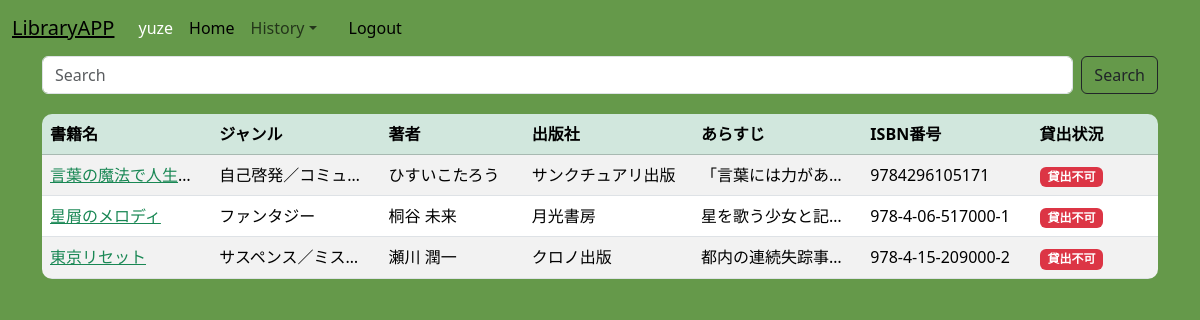
/rental_history/ (signed in), run on the app's committed database.
### library/models.py (models this page shows, shortened)
class LendingHistory(models.Model):
    user = models.ForeignKey(User, on_delete=models.CASCADE)
    book = models.ForeignKey(Book, on_delete=models.CASCADE)
    rentalDate = models.DateField(auto_now_add=True)
    returnDate = models.DateField(null=True, blank=True)

class Book(models.Model):
    title = models.CharField(max_length=255)
    genre = models.CharField(max_length=100)
    ISBN = models.CharField(max_length=20)
    author = models.CharField(max_length=20)
    publisher = models.CharField(max_length=20)
    content = models.TextField()
    lendStatus = models.BooleanField(default=True)  # True = 貸出可能

### library/views.py (the view)
# urls.py: path('rental_history/', views.RentalHistoryView.as_view(), name='rental_history'),      # ログインユーザーが借りている本の一覧表示
class RentalHistoryView(generic.ListView):
    model = LendingHistory
    template_name = 'library/rental_history.html'
    context_object_name = 'histories'
    def get_queryset(self):
        return LendingHistory.objects.filter(
            Q(user=self.request.user) & Q(returnDate__isnull=True)
        )
    def get_context_data(self, **kwargs):
        context = super().get_context_data(**kwargs)
        user = self.request.user
        if user.is_authenticated:
            context['user_lending_ids'] = [
                rental.book.id for rental in LendingHistory.objects.filter(user=user)
            ]
        else:
            context['user_lending_ids'] = []
        return context

### templates/library/rental_history.html (shortened to what this page needs)
{% extends "base.html" %}
{% block content %}
<div class="container">
    <form class="d-flex" method="get" action="{% url 'library:search' %}">
      <input class="form-control me-2" type="search" placeholder="Search" aria-label="Search" name="words">
      <button class="btn btn-outline-dark" type="submit">Search</button>
    </form>
    <table class="table table-striped table-hover">
      <thead class="table-success" >
        <tr>
          <th>書籍名</th>
          <th>ジャンル</th>
          <th>著者</th>
          <th>出版社</th>
          <th>あらすじ</th>
          <th>ISBN番号</th>
          <th>貸出状況</th>
          <th></th>
          <th></th>
        </tr>
      </thead>
      <tbody>
          {% for article in histories %}
            <tr>
            <td><a href="{% url 'library:detail' article.book.id %}?next=rental" class="text-success">{{ article.book.title }}</a></td>
            <td>{{ article.book.genre }}</td>
            <td>{{ article.book.author }}</td>
            <td>{{ article.book.publisher }}</td>
            <td>{{ article.book.content }}</td>
            <td>{{ article.book.ISBN }}</td>
            <td>
              {% if article.lendStatus %}
                <span class="badge bg-success">貸出可</span>
              {% else %}
                <span class="badge bg-danger">貸出不可</span>
              {% endif %}
            </td>
            <td>
            </td>
            <td>
            </td>
          {% endfor %}
      </tbody>
    </table>
  </div>
{% endblock %}

### templates/base.html (shortened to what this page needs)
{% load django_bootstrap5 %}
<!DOCTYPE html>
<html lang="ja">
<head>
    {% load static %}
    <link rel="stylesheet" href="{% static 'css/style.css' %}">
    {% bootstrap_css %}
</head>
<body>
    <nav class="navbar navbar-expand-lg nav-bg">
        <div class="container-fluid">
            <a class="navbar-brand text-decoration-underline" href="{% url 'library:index' %}">LibraryAPP</a>
            <div class="collapse navbar-collapse" id="navbarSupportedContent">
                <ul class="navbar-nav me-auto mb-2 mb-lg-0">
                    <li class="nav-item">
                    {% if user.is_authenticated %}
                        <span class="nav-link active"><p class="text-deepGreen">{{ user }}</p></span>
                    {% endif %}
                    </li>
                    <li class="nav-item">
                        <a class="nav-link active" aria-current="page" href="{% url 'library:index' %}">Home</a>
                    </li>
                    {% if user.is_authenticated %}
                    <li class="nav-item dropdown">
                    <a class="nav-link dropdown-toggle" href="#" role="button" data-bs-toggle="dropdown" aria-expanded="false">History</a>
                    </li>
                    {% endif %}
                    <li class="nav-item">
                        <a class="nav-link" href="#"></a>
                    </li>
                    <li class="nav-item">
                    {% if user.is_authenticated %}
                        <a href="{% url 'library:logout' %}" class="nav-link active">Logout</a>
                    {% else %}
                        <a href="{% url 'library:login' %}" class="nav-link active">Login</a>
                    {% endif %}
                    </li>
                </ul>
            </div>
        </div>
    </nav>
    {% block content %}{% endblock %}
</body>

### static/css/style.css (style rules this page uses)
table { border-radius: 10px; overflow: hidden; border-collapse: collapse; margin-top: 20px; }
.nav-bg { background-color: rgb(101, 153, 74); }
body { background-color: rgb(101, 153, 74) !important; }
td { white-space: nowrap; overflow: hidden; text-overflow: ellipsis; max-width: 150px; }
.text-deepGreen { color: white; margin: 0; padding: 0; }

### data on the page
LendingHistory: book "言葉の魔法で人生…", book.genre "自己啓発／コミュ…", book.author "ひすいこたろう", book.publisher "サンクチュアリ出版", book.content "「言葉には力があ…", book.ISBN "9784296105171"
LendingHistory: book "星屑のメロディ", book.genre "ファンタジー", book.author "桐谷 未来", book.publisher "月光書房", book.content "星を歌う少女と記…", book.ISBN "978-4-06-517000-1"
LendingHistory: book "東京リセット", book.genre "サスペンス／ミス…", book.author "瀬川 潤一", book.publisher "クロノ出版", book.content "都内の連続失踪事…", book.ISBN "978-4-15-209000-2"

### other printed values
{{ user }} "yuze"
